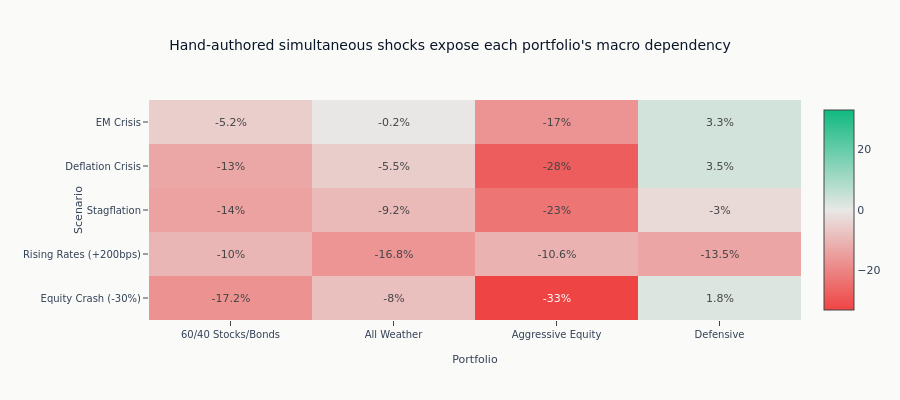

The notebook cell this image was saved under:
### Markdown cell above
The scenario table is the fastest way to test whether a portfolio is accidentally concentrated
in one macro view, such as falling rates or benign inflation.

### Code cell
# Visualize scenario impacts
pivot_scenario = scenario_df.pivot(on="Portfolio", index="Scenario", values="Impact")

fig = go.Figure(
    data=go.Heatmap(
        z=pivot_scenario.select(portfolio_order).to_numpy(),
        x=portfolio_order,
        y=pivot_scenario["Scenario"].to_list(),
        colorscale=ml4t_diverging(),
        zmid=0,
        text=np.round(pivot_scenario.select(portfolio_order).to_numpy(), 1),
        texttemplate="%{text}%",
    )
)

fig.update_layout(
    title="Hand-authored simultaneous shocks expose each portfolio's macro dependency",
    height=400,
    xaxis_title="Portfolio",
    yaxis_title="Scenario",
    margin={"l": 135},
)
fig.update_yaxes(automargin=True)
show_plotly_with_alt(
    fig,
    "A heatmap of allocation against hand-authored scenario, coloured by modelled impact. The rate-shock row separates the allocations differently from the equity-shock rows.",
)

### Figure 1 — Plotly figure (JSON) as saved in the notebook; plotly's stock layout.template omitted (floating-point values rounded to 4 significant figures)
{"data": [{"colorscale": [[0.0, "#ef4444"], [0.5, "#e8e8e6"], [1.0, "#10b981"]], "text": [[-17.2, -8.0, -33.0, 1.8], [-10.0, -16.8, -10.6, -13.5], [-14.0, -9.2, -23.0, -3.0], [-13.0, -5.5, -28.0, 3.5], [-5.2, -0.2, -17.0, 3.3]], "texttemplate": "%{text}%", "type": "heatmap", "x": ["60/40 Stocks/Bonds", "All Weather", "Aggressive Equity", "Defensive"], "y": ["Equity Crash (-30%)", "Rising Rates (+200bps)", "Stagflation", "Deflation Crisis", "EM Crisis"], "z": [[-17.2, -8.0, -33.0, 1.8], [-10.0, -16.75, -10.6, -13.5], [-14.0, -9.25, -23.0, -3.0], [-13.0, -5.5, -28.0, 3.5], [-5.2, -0.25, -17.0, 3.3]], "zmid": 0}], "layout": {"height": 400, "margin": {"l": 135}, "title": {"text": "Hand-authored simultaneous shocks expose each portfolio's macro dependency"}, "xaxis": {"title": {"text": "Portfolio"}}, "yaxis": {"automargin": true, "title": {"text": "Scenario"}}}}
